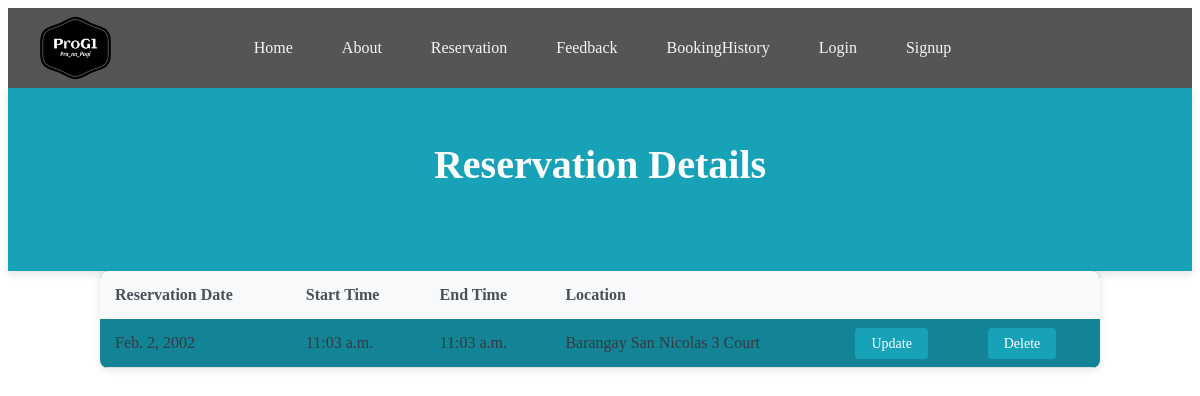
Page /reservationdetail/11 on the committed database.
### app/models.py (models this page shows, shortened)
class Reservation(models.Model):
    reservation_date = models.DateField()
    start_time = models.TimeField()
    end_time = models.TimeField()
    location = models.ForeignKey(Court, on_delete=models.CASCADE)

class Court(models.Model):
    court_Id = models.AutoField(primary_key=True)
    courtStatus = models.CharField(max_length=100)
    location = models.CharField(max_length=100, choices=[('Barangay San Nicolas 3 Court','Barangay San Nicolas 3 Phase 1'),('Barangay Molino 3 Court','Barangay Molino 3 Phase 2')])
    date = models.DateField()
    available = models.CharField(max_length=100, choices=[('Available','Available'),('Not Available','Not Available')])
    def __str__(self):
        return f"{self.location}"

### app/views.py (the view)
# urls.py: path('reservationdetail/<int:pk>' , ReservationDetailView.as_view(), name='reservation_detail'),
class ReservationDetailView(DetailView):
    model = Reservation
    context_object_name = 'reservation'
    template_name = 'app/reservation_detail.html'

### app/templates/app/reservation_detail.html
{% extends 'app/base.html' %}
{% load static %}
{% block content %}
    <div class="Heading_list">
        <h2>Reservation Details</h2>
    </div>
        <table class="Body_list">
            <thead>
                <tr>
                    <th>Reservation Date</th>
                    <th>Start Time</th>
                    <th>End Time</th>
                    <th>Location</th>
                    <th></th>
                    <th></th>
                </tr>
            </thead>
            <tbody>
                    <tr>
                        <td>{{ reservation.reservation_date }}</td>
                        <td>{{ reservation.start_time }}</td>
                        <td>{{ reservation.end_time }}</td>
                        <td>{{ reservation.location }}</td>
                        <td><a href="{% url 'reservation_update' reservation.pk %}">Update</a></td>
                        <td><a href="{% url 'reservation_delete' reservation.pk %}">Delete</a></td>
                    </tr>
            </tbody>
        </table>
{% endblock content %}

### static/css/base.css (style rules this page uses)
.Heading_list { background-color:#17a2b8; color: white; padding: 20px; text-align: center; box-shadow: 0 4px 8px rgba(0, 0, 0, 0.1); }
.Heading_list h2 { font-size: 40px; padding-bottom: 30px; }
table.Body_list { width: 100%; border-collapse: collapse; margin-top: 30px; background-color:#138496; box-shadow: 0 2px 8px rgba(0, 0, 0, 0.1); border-radius: 8px; overflow: hidden; }
table.Body_list th, table.Body_list td { padding: 15px; text-align: left; }
table.Body_list th { background-color: #f8f9fa; color: #495057; font-weight: 600; }
table.Body_list td { color: #343a40; border-bottom: 1px solid #ddd; }
table.Body_list td a { padding: 8px 16px; background-color: #17a2b8; color: white; text-decoration: none; border-radius: 4px; font-size: 14px; transition: background-color 0.3s ease; }
table.Body_list { margin: 0 auto; max-width: 1000px; border-radius: 8px; margin-bottom: 30px; }

### rows in the picture
Reservation: reservation_date "Feb. 2, 2002", start_time "11:03 a.m.", end_time "11:03 a.m.", location "Barangay San Nicolas 3 Court"
